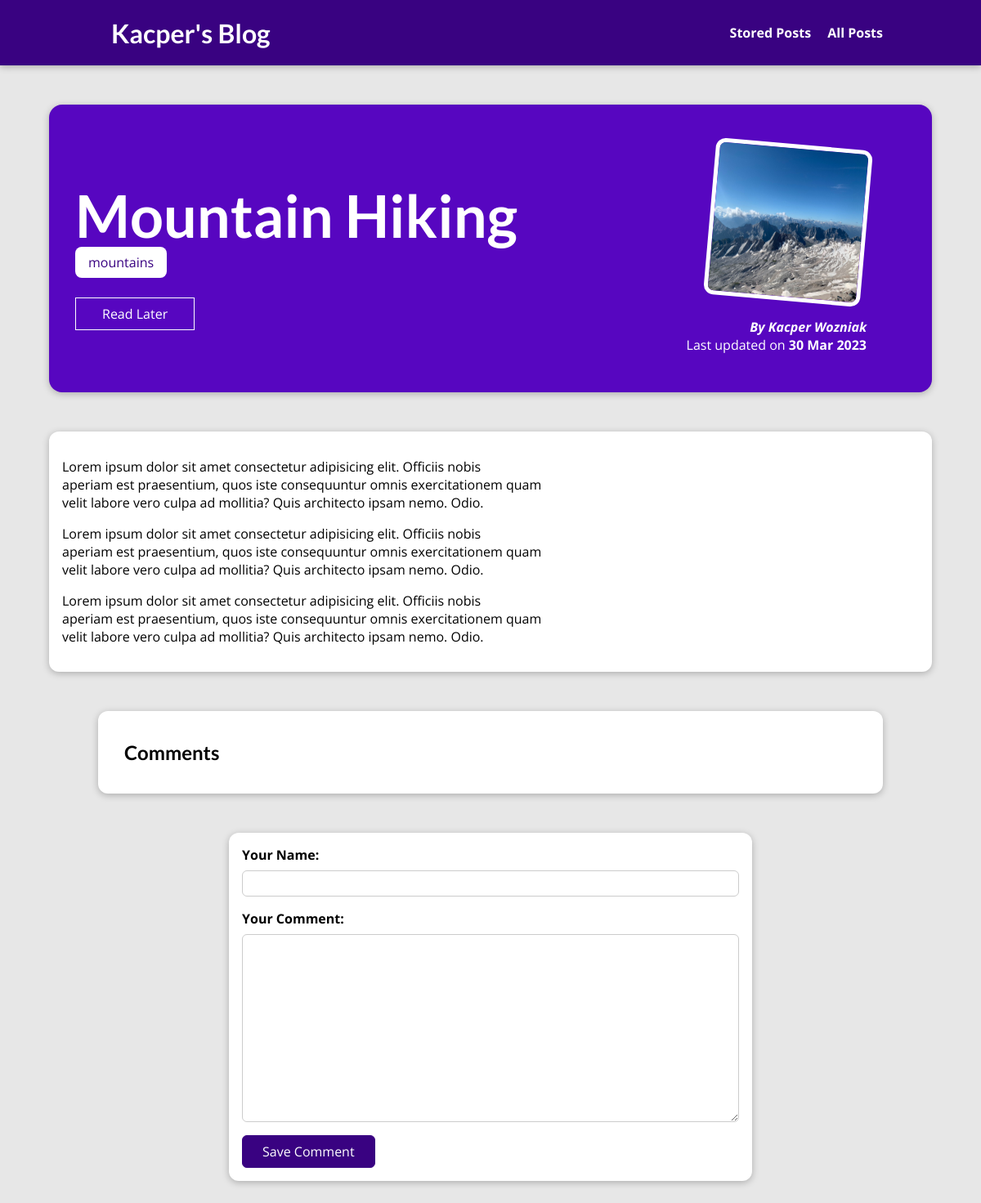
/posts/mountain-hiking, run on an earlier commit of the app's database.
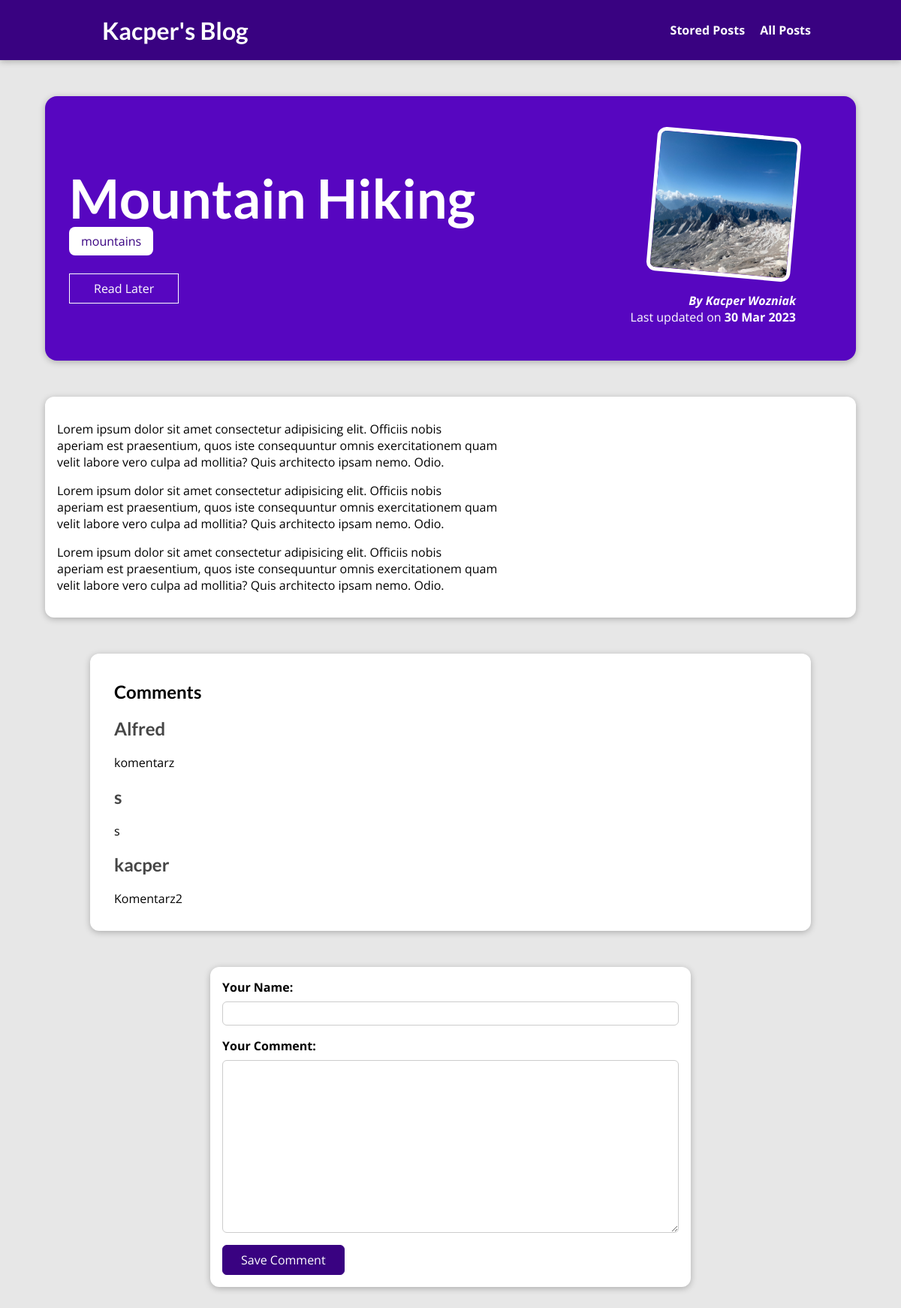
And on a later commit of the database.
### blog/models.py (models this page shows, shortened)
class Post(models.Model):
    title = models.CharField(max_length=100)
    excerpt = models.CharField(max_length=200)
    slug = models.SlugField(default="", unique=True, blank=True, null=False, db_index=True)
    date = models.DateField(auto_now=True)
    content = models.TextField()
    author = models.ForeignKey(
        Author, on_delete=models.CASCADE, null=True, related_name='posts')
    tag = models.ManyToManyField(Tag)
    image = models.ImageField(upload_to="posts", null=True)

class Tag(models.Model):
    caption = models.CharField(max_length=50)

class Author(models.Model):
    first_name = models.CharField(max_length=50)
    last_name = models.CharField(max_length=50)
    email_address = models.EmailField(max_length=100)
    def __str__(self) -> str:
        return f'{self.first_name} {self.last_name}'

class Comment(models.Model):
    username = models.CharField(max_length=100)
    comment_text = models.TextField()
    post = models.ForeignKey(Post, on_delete=models.CASCADE, related_name="comments")

### blog/views.py (the view)
# urls.py: path("posts/<slug:slug>", views.ShowPostView.as_view(),
class ShowPostView(View):
    model = Post
    template_name = 'blog/post-detail.html'
    context_object_name = 'post'
    slug_field = 'slug'
    slug_url_kwarg = 'slug'
    def is_stored_post(self, request, post_slug):
        stored_posts = request.session.get("stored_posts")
        if stored_posts is not None:
            is_saved_for_later = post_slug in stored_posts
        else:
            is_saved_for_later = False
        return is_saved_for_later
    def get(self, request, slug):
        post = Post.objects.get(slug=slug)
        context = {
            "post": post,
            "post_tags": post.tag.all(),
            "comment_form": CommentForm(),
            "comments": post.comments.all().order_by("-id"),
            "save_for_later": self.is_stored_post(request, post.slug),
        }
        return render(request, "blog/post-detail.html", context)
    def post(self, request, slug):
        form = CommentForm(request.POST)
        post = Post.objects.get(slug=slug)
        if form.is_valid():
            comment = form.save(commit=False)
            comment.post = post
            comment.save()
            return HttpResponseRedirect(reverse("post-detail-page", args=[slug]))
        context = {
            "post": post,
            "post_tags": post.tag.all(),
            "comment_form": form,
            "comments": post.comments.all().order_by("-id"),
            "save_for_later": self.is_stored_post(request, post.slug),
        }
        return render(request, "blog/post-detail.html", context)

### blog/forms.py
class CommentForm(forms.ModelForm):
    class Meta():
        model = Comment
        fields = ['username', 'comment_text']
        labels = {
            "username": "Your Name",
            "comment_text": "Your Comment",
        }

### blog/templates/blog/post-detail.html (shortened to what this page needs)
{% extends 'base.html'%}
{% load static %}
{% block css_files %}
    <link rel="stylesheet" href="{% static "blog/post-detail.css" %}">
{% endblock %}
{% block content%}
    <section id="summary">
        <h2>{{ post.title }}</h2>
        <div>
            {% for tag in post_tags%}
                <span class="tag"> {{tag.caption}} </span>
            {% endfor %}
        </div>
        <article>
            <img src="{{ post.image.url }}" alt={{post.title}} />
            <address> By <a href="mailto:{{post.author.email_address}}"> {{ post.author }} </a> </address>
            <div>
                Last updated on <time> {{post.date|date:"d M Y"}} </time>
            </div>
        </article>
        <div id="read-later">
            <form action="{% url "read-later" %}" method="POST">
                <button>
                    {% if save_for_later %}
                        Remove from Read Later list
                    {% else %}
                        Read Later
                    {% endif %}
                    </button>
            </form>
        </div>
    </section>
    <main>
        {{ post.content|linebreaks }}
    </main>
    <section id="comments">
        <h1>Comments</h1>
        <ul>
            {% for comment in comments %}
                <h2> {{ comment.username }} </h2>
                <p> {{ comment.comment_text}} </p>
            {% endfor %}
        </ul>
    </section>
    <section id="comment-form">
        <form action="{% url "post-detail-page" post.slug %}" method="POST">
            {% for form_field in comment_form%}
            <div class="form-control {% if form_field.errors %}invalid{% endif %}">
                {{ form_field.label_tag }}
                {{ form_field }}
            </div>
            {% endfor %}
            <button type="submit">Save Comment</button>
        </form>
    </section>
{% endblock %}

### templates/base.html (shortened to what this page needs)
{% load static %}
<!DOCTYPE html>
<html lang="en">
<head>
    <title> {% block page_title %}My Blog{% endblock %} </title></head>
    <link rel="stylesheet" href="{% static "app.css" %}">
    {% block css_files%}{%endblock%}
<body>
    <header id="main-navigation">
        <h1><a href="{% url "starting-page"%}">Kacper's Blog</a></h1>
        <nav>
            <a href="{% url "read-later" %}">Stored Posts</a>
            <a href="{% url "posts-page" %}">All Posts</a>
        </nav>
    </header>
    {% block content %}{% endblock %}
</body>
</html>

### static/app.css (style rules this page uses)
* { box-sizing: border-box; }
html { font-family: 'Open Sans', 'Lato', sans-serif; }
body { margin: 0; }
h1, h2, h3 { font-family: 'Lato', sans-serif; font-weight: bold; }
#main-navigation { width: 100%; height: 5rem; display: flex; justify-content: space-between; align-items: center; padding: 0 10%; position: absolute; top: 0; left: 0; }
#main-navigation a { text-decoration: none; color: white; font-weight: bold; margin-left: 1rem; }

### blog/static/blog/post-detail.css (style rules this page uses)
body { background-color: #e7e7e7; }
#main-navigation { background-color: #390281; box-shadow: 0 2px 8px rgba(0, 0, 0, 0.25); }
#summary { margin: 8rem auto 3rem auto; padding: 2rem; width: 90%; max-width: 90rem; border-radius: 16px; background-color: #5706c0; position: relative; box-shadow: 0 2px 8px rgba(0, 0, 0, 0.25); height: 22rem; }
#summary h2 { color: white; font-size: 4.5rem; margin-bottom: 0.25rem; }
#summary article { position: absolute; top: 2rem; right: 3rem; padding: 1rem 2rem; border-radius: 12px; text-align: right; color: white; }
#summary article img { width: 12rem; height: 12rem; border-radius: 12px; transform: rotateZ(5deg); border: 5px solid white; margin-bottom: 1rem; }
#summary address { font-weight: bold; }
#summary a { color: white; text-decoration: none; }
#summary time { font-weight: bold; }
#read-later { margin: 2rem 0; }
#read-later button { background-color: transparent; border: 1px solid white; padding: 0.5rem 2rem; font: inherit; color: white; cursor: pointer; }
main { width: 90%; max-width: 90rem; margin: 3rem auto; background-color: white; padding: 1rem; border-radius: 12px; box-shadow: 0 2px 8px rgba(0, 0, 0, 0.25); }
.tag { background-color: white; color: #390281; padding: 0.5rem 1rem; border-radius: 8px; }
#comment-form { margin: 3rem auto; width: 90%; max-width: 40rem; border-radius: 12px; background-color: white; box-shadow: 0 2px 8px rgba(0, 0, 0, 0.25); padding: 1rem; }
#comment-form button { font: inherit; background-color: #390281; color: white; border: 1px solid #390281; padding: 0.5rem 1.5rem; border-radius: 6px; cursor: pointer; }
.form-control { margin-bottom: 1rem; }
.form-control label { font-weight: bold; margin-bottom: 0.5rem; display: block; }
.form-control input, .form-control textarea { display: block; width: 100%; font: inherit; padding: 0.25rem; border-radius: 6px; border: 1px solid #ccc; }
#comments { margin: 3rem auto; width: 90%; max-width: 60rem; border-radius: 12px; background-color: white; box-shadow: 0 2px 8px rgba(0, 0, 0, 0.25); padding: 1rem 2rem; }
#comments ul { list-style: none; margin: 0; padding: 0; }
#comments h2 { color: #464646; }

What changed in the data, as far as the page shows it:
added Comment: username "Alfred", comment_text "komentarz"
added Comment: username "s", comment_text "s"
added Comment: username "kacper", comment_text "Komentarz2"
